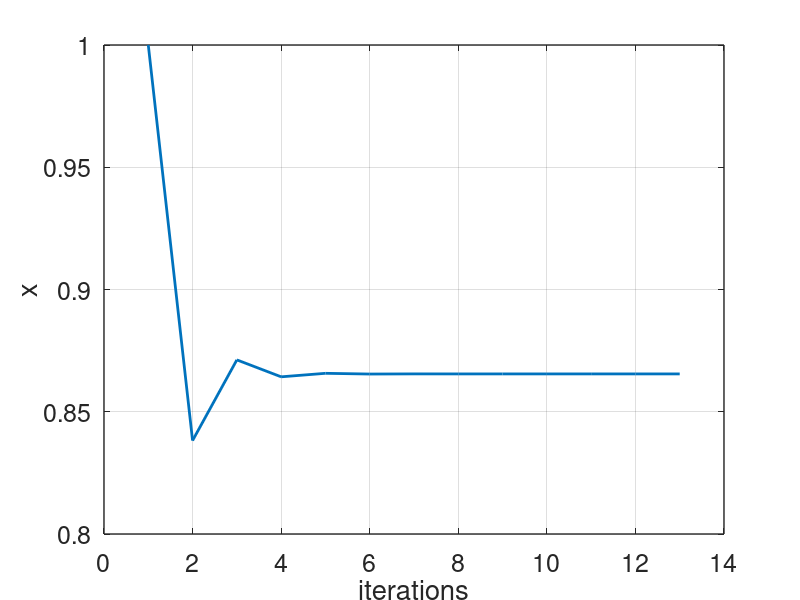
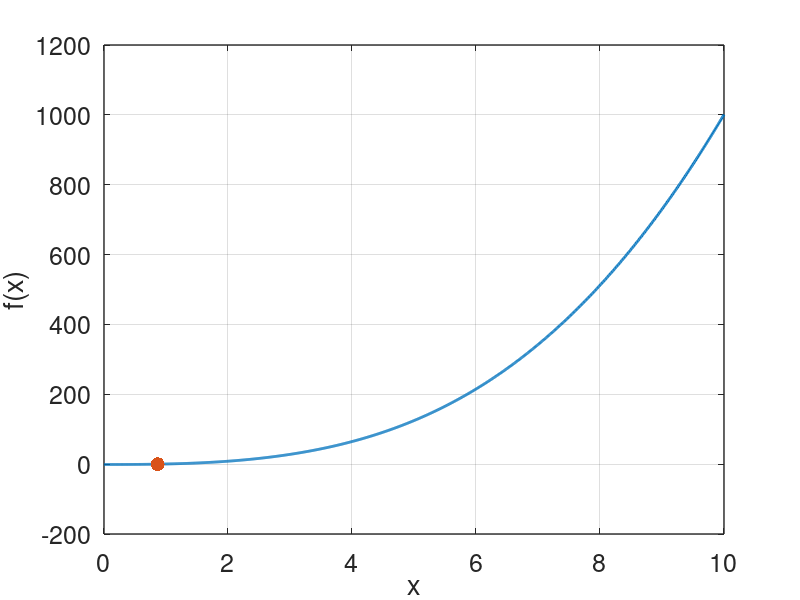

Here is the MATLAB script that generated these plots, in order:
% AE 2780
% Newton's Method (root finder) for Octave
%% prep
close all % closes all plots
clear % clears all user declared variables
clc % clears the command window
%% in-line function allocation
funnum = '1'; % a label for the function for convenience
fun =@(anyx) anyx.^3 - cos(anyx); % creates a callable function of any x-value
dfun =@(anyx) 2 * anyx + sin(anyx); % derivative of the above function w.r.t. x
%% initial conditions
n1 = 1; % iteration counter initial
x0 = 1; % initial x-guess
tol = 1e-8; % convergence criteria (i.e., how close to zero do we call zero)
x(n1) = x0; % create x-array with initial guess as first entry
Fx(n1) = fun(x(n1)); % create f(x)-array using initial x for first entry
Dfx(n1) = dfun(x(n1)); % create df(x)/dx array using initial x for first entry
maxiter = 1000; % run-a-way catch for iterative solver
%% iterative solver
while abs(Fx(n1))>tol && n1<maxiter % "Run the contents until EITHER condition fails"
    % evaluate new x-value using Newton's Method formula and add entry to x-array
    x(n1+1) = x(n1) - Fx(n1)/Dfx(n1);
    % evaluate new f(x) using new x-value and add entry to f(x) array
    Fx(n1+1) = fun(x(n1+1));
    % evaluate new df(x)/dx using new x-value and add entry to df(x)/dx array
    Dfx(n1+1) = dfun(x(n1+1));
    % increment iterative counter by 1
    % This doubles as the array address for x, Fx, Dfx so it must be a whole number
    n1 = n1+1;
end
%% print out results to command window
fprintf('Final f(x) is %e.\n',Fx(end))
fprintf('Final x is %0.8f.\n',x(end))
fprintf('Number of iterations: %i.\n',n1)
%% plot x-convergence
fig1 = figure(); % initialize a figure with label 'fig1'
plot(x,'linewidth',2);
xlabel('iterations');
ylabel('x'); ax1 = gca();
set(ax1,'xgrid','on','ygrid','on','fontsize',18,'linewidth',1);
%% create a large array of x-values and fill in f(x)
Xspace = linspace(0,10,1000);
% Pre-allocate Fspace
Fspace = zeros(size(Xspace));
% Fill Fspace using vectorized operation
Fspace = fun(Xspace);
%% plot f(x) and highlight root (zero intercept)
fig2 = figure();
plot(Xspace, Fspace, 'linewidth', 2);
hold on;
plot(x(end), Fx(end), '.', 'markersize', 30);
hold off;
xlabel('x');
ylabel('f(x)');
ax2 = gca();
set(ax2, 'xgrid', 'on', 'ygrid', 'on', 'fontsize', 18, 'linewidth', 1);
%% save figures to image files for reporting
saveas(fig1,['convergence',funnum,'.png']);
saveas(fig2,['function',funnum,'.png']);